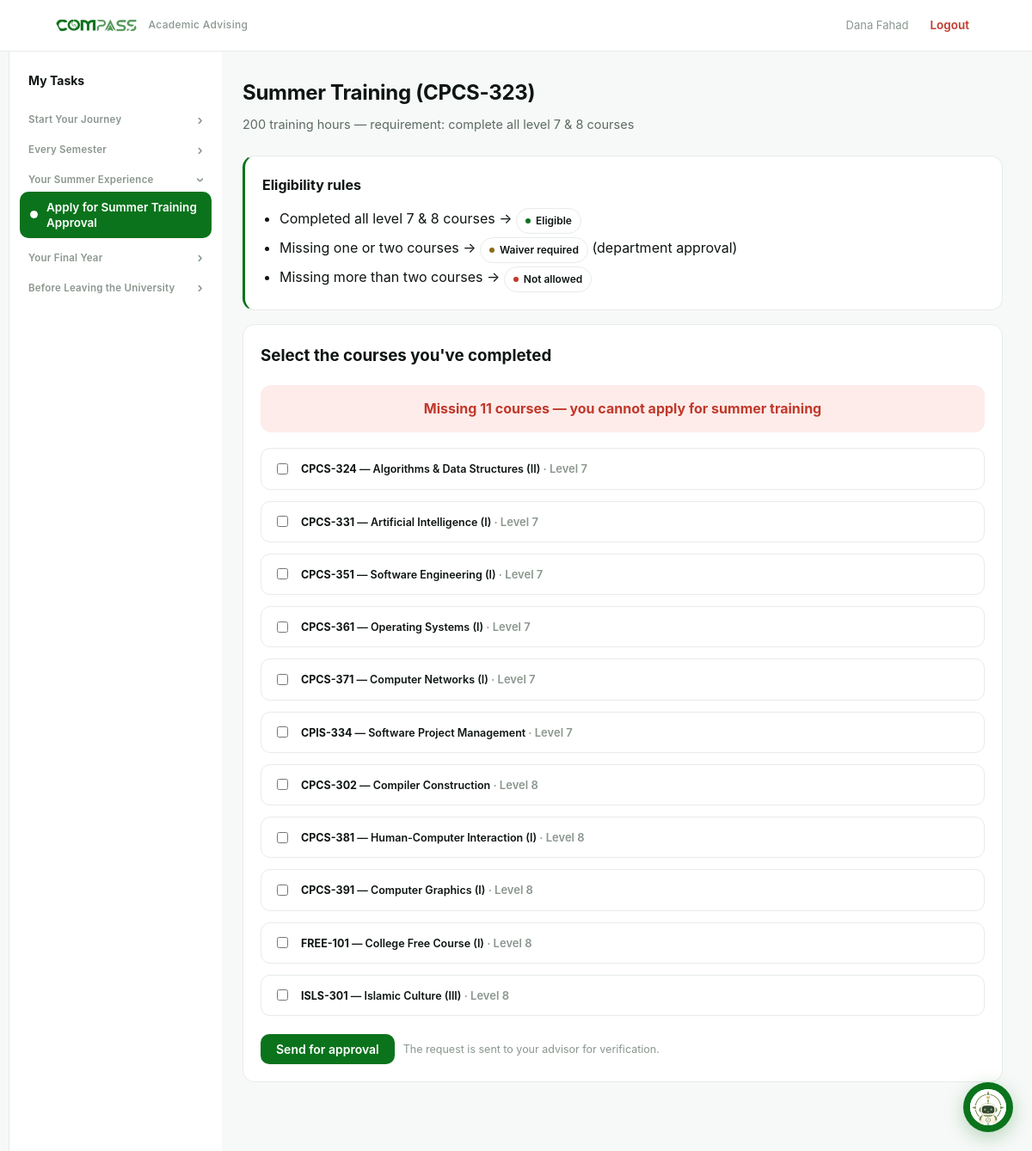
Screenshot of /student/summer-training (signed in) with the database file from the repository.
### tables this page shows
CREATE TABLE users (
    id            INTEGER PRIMARY KEY AUTOINCREMENT,
    name          TEXT NOT NULL,
    email         TEXT NOT NULL UNIQUE,
    password_hash TEXT NOT NULL,
    role          TEXT NOT NULL CHECK(role IN ('student','advisor','admin'))
);

CREATE TABLE courses (
    id                INTEGER PRIMARY KEY AUTOINCREMENT,
    code              TEXT NOT NULL UNIQUE,
    name              TEXT NOT NULL,
    type              TEXT NOT NULL CHECK(type IN ('core','elective','free')),
    credits           INTEGER NOT NULL DEFAULT 3,
    parity            TEXT NOT NULL DEFAULT 'both' CHECK(parity IN ('odd','even','both')),
    recommended_level INTEGER,
    prereq            TEXT DEFAULT '',
    is_active         INTEGER NOT NULL DEFAULT 1
);

### app.py (the view, shortened to what this page needs)
@app.route("/student/summer-training", methods=["GET", "POST"])
@login_required("student")
def student_summer_training():
    db = get_db()
    st = get_student(session["uid"])
    existing = latest_request(st["id"], "summer_training")
    courses = db.execute(
        """SELECT code, name, recommended_level FROM courses
           WHERE recommended_level IN (7,8) AND is_active=1 AND code!='CPCS-323'
           ORDER BY recommended_level, code"""
    ).fetchall()
    return render_template("student_summer_training.html", st=st, courses=courses,
                           total=len(courses), existing=existing)

### app.py (called while the page is built)
@app.context_processor
def inject_student_nav():
    active = ENDPOINT_TO_TASK.get(request.endpoint)
    if request.endpoint == "student_task":
        active = request.view_args.get("key")
    if request.endpoint == "student_override":  # waiver shares the merged sidebar item
        active = "schedule_waiver"
    return {"student_tasks": STUDENT_TASKS, "active_task": active}

def current_user():
    uid = session.get("uid")
    if not uid:
        return None
    return get_db().execute("SELECT * FROM users WHERE id=?", (uid,)).fetchone()

@app.context_processor
def inject_user():
    return {"user": current_user()}

def login_required(role=None):
    def deco(view):
        @functools.wraps(view)
        def wrapped(*args, **kwargs):
            u = current_user()
            if not u:
                return redirect(url_for("login"))
            if role and u["role"] != role:
                abort(403)
            return view(*args, **kwargs)
        return wrapped
    return deco

def get_student(user_id):
    return get_db().execute("SELECT * FROM students WHERE user_id=?", (user_id,)).fetchone()

def latest_request(student_id, rtype):
    return get_db().execute(
        "SELECT * FROM requests WHERE student_id=? AND type=? ORDER BY id DESC LIMIT 1",
        (student_id, rtype),
    ).fetchone()

### db.py (called while the page is built)
def get_db():
    conn = sqlite3.connect(DB_PATH)
    conn.row_factory = sqlite3.Row
    conn.execute("PRAGMA foreign_keys = ON")
    return conn

### templates/student_summer_training.html (shortened to what this page needs)
{% extends "base.html" %}
{% block student_content %}
<h1 class="page-title">Summer Training (CPCS-323)</h1>
<p class="page-sub">200 training hours — requirement: complete all level 7 &amp; 8 courses</p>
<div class="card" style="border-inline-start:3px solid var(--accent)">
  <strong>Eligibility rules</strong>
  <ul style="margin:8px 0 0; padding-inline-start:20px; line-height:2">
    <li>Completed all level 7 &amp; 8 courses → <span class="badge approved">Eligible</span></li>
    <li>Missing one or two courses → <span class="badge pending">Waiver required</span> (department approval)</li>
    <li>Missing more than two courses → <span class="badge rejected">Not allowed</span></li>
  </ul>
</div>
<form method="post" id="stForm">
  <div class="card">
    <h3 style="margin-top:0">Select the courses you've completed</h3>
    <div id="stBanner" class="eligible-banner" style="display:none"></div>
    <div class="pick">
      {% for c in courses %}
      <label class="pick-item">
        <input type="checkbox" class="stChk" name="passed" value="{{ c['code'] }}">
        <span class="grow"><strong>{{ c['code'] }}</strong> — {{ c['name'] }}
          <span class="meta">· Level {{ c['recommended_level'] }}</span></span>
      </label>
      {% endfor %}
    </div>
    <div style="margin-top:16px; display:flex; gap:10px; align-items:center">
      <button class="btn" type="submit" id="stSubmit">Send for approval</button>
      <span class="mini">The request is sent to your advisor for verification.</span>
    </div>
  </div>
</form>
{% endblock %}

### templates/base.html (shortened to what this page needs)
<!doctype html>
<html lang="en">
<head>
  <link rel="stylesheet" href="{{ url_for('static', filename='styles.css') }}?v=10">
</head>
<body>
  {% if user %}
  <header class="topbar">
    <div class="topbar-inner">
      <a class="brand" href="{{ url_for('about') }}">
        <img src="{{ url_for('static', filename='logo.png') }}" alt="COMPASS">
        <span class="sub">Academic Advising</span>
      </a>
      <nav class="nav">
        {% set ep = request.endpoint %}
        <span class="who">{{ user['name'] }}</span>
        <a href="{{ url_for('logout') }}" class="logout">Logout</a>
      </nav>
    </div>
  </header>
  {% endif %}
  {% if user and user['role'] == 'student' %}
  <div class="shell">
    <aside class="sidebar">
      <div class="sidebar-title">My Tasks</div>
      {% for sec in student_tasks %}
        {% set sec_open = active_task in (sec['items'] | map(attribute='key') | list) %}
        <div class="side-group {{ 'open' if sec_open }}">
          <button type="button" class="side-section" onclick="this.parentElement.classList.toggle('open')">
            <span>{{ sec['section'] }}</span><span class="chev">›</span>
          </button>
          <div class="side-items">
            {% for it in sec['items'] %}
              {% set href = url_for(it['endpoint']) if it['endpoint'] else url_for('student_task', key=it['key']) %}
              <a class="side-link {{ 'active' if active_task == it['key'] }}" href="{{ href }}">
                <span class="lbl">{{ it['label'] }}</span>
              </a>
            {% endfor %}
          </div>
        </div>
      {% endfor %}
    </aside>
    <main class="content">
      {% block student_content %}{% endblock %}
    </main>
  </div>
  {% endif %}
  {% include '_bot.html' %}
</body>
</html>

### static/styles.css (style rules this page uses)
:root { --ink:#0e1512; --muted:#5c6b62; --faint:#8a978e; --line:#e7ece8; --bg:#f7f9f8; --white:#ffffff; --panel:#f2f6f3; --accent:#0b731c; --accent-2:#159a2b; --accent-soft:#eaf6ec; --blue:#2c5aa0; --blue-bg:#eef2fb; --purple:#6b3fa0; --purple-bg:#f4eefb; --amber:#8a6d1a; --amber-bg:#f7f0dd; --danger:#c0392b; --danger-bg:#fdecea; --radius:14px; --mono:"SF Mono",ui-monospace,"JetBrains Mono",Menlo,monospace; }
* { box-sizing:border-box }
html,body { margin:0;padding:0 }
body { font-family:"Inter","Segoe UI",Tahoma,-apple-system,Arial,sans-serif; background:var(--bg);color:var(--ink);line-height:1.7;direction:ltr; -webkit-font-smoothing:antialiased; }
a { color:var(--accent);text-decoration:none }
.topbar { background:rgba(255,255,255,.92);backdrop-filter:blur(8px); border-bottom:1px solid var(--line);position:sticky;top:0;z-index:20 }
.topbar-inner { max-width:1120px;margin:0 auto;padding:11px 20px; display:flex;align-items:center;gap:16px;flex-wrap:wrap }
.brand { display:flex;align-items:center;gap:9px;font-weight:700;letter-spacing:.3px }
.brand img { height:22px }
.brand .sub { font-size:12px;color:var(--faint);font-weight:500 }
.nav { display:flex;gap:2px;flex-wrap:wrap;margin-inline-start:auto;align-items:center }
.nav a { padding:7px 13px;border-radius:9px;font-size:13.5px;font-weight:600;color:var(--muted) }
.nav .who { font-size:13px;color:var(--faint);padding:7px 10px }
.nav .logout { color:var(--danger) }
.page-title { font-size:24px;font-weight:750;letter-spacing:-.3px;margin:0 0 4px }
.page-sub { color:var(--muted);margin:0 0 24px;font-size:14.5px }
.card { background:var(--white);border:1px solid var(--line);border-radius:var(--radius); padding:20px;margin-bottom:16px }
.badge { display:inline-flex;align-items:center;gap:6px;padding:2px 10px;border-radius:999px; font-size:12px;font-weight:600;background:transparent;color:var(--ink);border:1px solid var(--line) }
.badge::before { content:"";width:6px;height:6px;border-radius:50%;background:var(--faint);flex:0 0 auto }
.badge.pending::before { background:var(--amber) }
.badge.approved::before { background:var(--accent) }
.badge.rejected::before { background:var(--danger) }
.btn { display:inline-block;padding:9px 18px;border-radius:10px;border:none; background:var(--accent);color:#fff;font-weight:600;font-size:14px;cursor:pointer; font-family:inherit;transition:.15s }
label { display:block;font-size:12.5px;font-weight:600;margin-bottom:5px;color:var(--ink) }
input,select,textarea { width:100%;padding:9px 12px;border:1px solid var(--line); border-radius:10px;font-family:inherit;font-size:14px;background:#fff;transition:.15s }
.pick { display:grid;gap:8px }
.pick-item { display:flex;align-items:center;gap:12px;padding:12px 14px; border:1px solid var(--line);border-radius:11px;background:#fff;transition:.12s }
.pick-item input { width:auto }
.pick-item .meta { color:var(--faint);font-size:13px }
.pick-item .grow { flex:1 }
.shell { max-width:1180px;margin:0 auto;display:flex;align-items:flex-start }
.sidebar { width:248px;flex:0 0 248px;background:var(--white); border-inline-start:1px solid var(--line);min-height:calc(100vh - 54px); padding:16px 12px;position:sticky;top:54px;align-self:stretch }
.sidebar-title { font-weight:700;font-size:14px;color:var(--ink);padding:6px 10px 12px }
.side-section { display:flex;align-items:center;justify-content:space-between;width:100%; background:none;border:none;cursor:pointer;font-family:inherit;text-align:start; font-size:11.5px;font-weight:600;color:var(--faint);padding:14px 10px 6px;letter-spacing:.02em }
.side-section .chev { font-size:15px;line-height:1;transition:transform .15s }
.side-group.open > .side-section .chev { transform:rotate(90deg) }
.side-group > .side-items { display:none }
.side-group.open > .side-items { display:block }
.side-link { display:flex;align-items:center;gap:10px;padding:9px 12px;border-radius:10px; color:var(--muted);font-size:13.5px;font-weight:600;margin-bottom:1px;line-height:1.35 }
.side-link.active { background:var(--accent);color:#fff }
.side-link::before { content:"";width:7px;height:7px;border-radius:50%; border:1.5px solid var(--faint);flex:0 0 auto }
.side-link.active::before { background:#fff;border-color:#fff }
.side-link .lbl { flex:1 }
.content { flex:1;min-width:0;padding:28px 24px 64px }
.mini { font-size:12.5px;color:var(--faint) }
.eligible-banner { padding:14px;border-radius:12px;font-weight:700;text-align:center;margin-bottom:18px }

### rows the page displays
users: name "Dana Fahad"
courses: code "CPCS-324", name "Algorithms & Data Structures (II)", recommended_level "7"
courses: code "CPCS-331", name "Artificial Intelligence (I)", recommended_level "7"
courses: code "CPCS-351", name "Software Engineering (I)", recommended_level "7"
courses: code "CPCS-361", name "Operating Systems (I)", recommended_level "7"
courses: code "CPCS-371", name "Computer Networks (I)", recommended_level "7"
courses: code "CPIS-334", name "Software Project Management", recommended_level "7"
courses: code "CPCS-302", name "Compiler Construction", recommended_level "8"
courses: code "CPCS-381", name "Human-Computer Interaction (I)", recommended_level "8"
courses: code "CPCS-391", name "Computer Graphics (I)", recommended_level "8"
courses: code "FREE-101", name "College Free Course (I)", recommended_level "8"
courses: code "ISLS-301", name "Islamic Culture (III)", recommended_level "8"

### other values shown
{{ sec['section'] }} "Start Your Journey" "Every Semester" "Your Summer Experience" "Your Final Year" "Before Leaving the University"
{{ it['label'] }} "Apply for Summer Training Approval"
